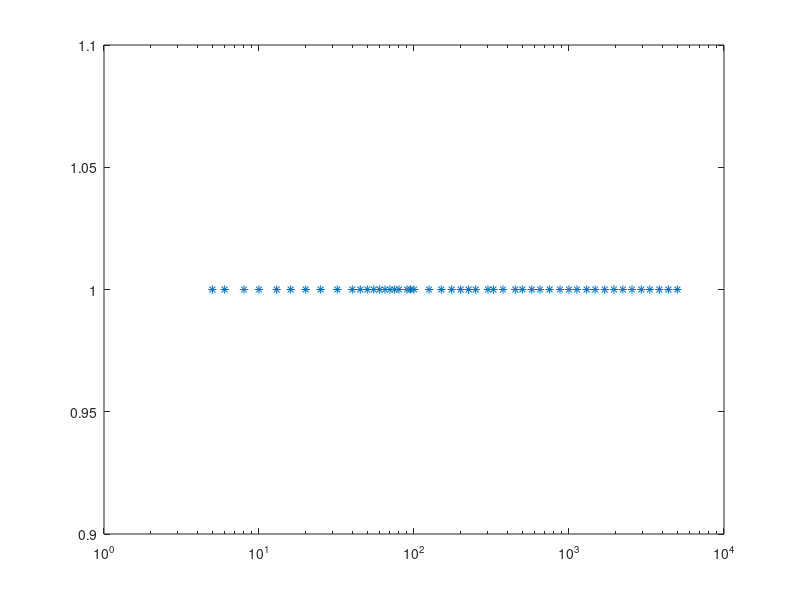

The MATLAB script that drew this image: (Note: this script raises an error after producing the figure.)
%% 在仿真中扫频测量某个端口的等效响应。
% plecs模型需存在同一路径，用4.7打开挂在后台。可以用变步长仿真。
% 在plecs模型中放一个signal outport,输出第一路为i(in),第二路为o(out)。
% 模型需要预设simulator parameters initialization中参数runT,injA,injF,
% runT设为模型运行时间，injA和injF设为小信号扰动源的幅值和频率。
% 需要电压电流扰动时，请活用受控源串并联，只支持同时设置一个小信号源。


%   注意每组输入输出之间的参考方向设置。这会影响到最后对Pha_T的计算。
% 2.在进行仿真时，可以预先设定好稳态初始值；
%   也可以等待进入稳态后再开始扫频。

%% 通用常量
path = pwd;     % 在当前路径定位plecs模型
model_name = 'A_target';    % 模型名
save_name = 'B_Swp_i2i';    % 扫频结果保存名。若缺省，则按当前时间保存
% 如果还需要调用别的路径下的自定义函数，请在这里 addpath

%% 仿真设置
% 计算需要扫到的频点范围。为了得到在log空间平均排布的整倍数，每段填入
% round(logspace(log10(最小频率),log10(最大频率),取点数量)/频率分辨率)*频率分辨率
% 比如：
F_FREQS = unique([...
    round( logspace(log10(5),   log10(40), 10)/1  )*1, ...
    round( logspace(log10(40),   log10(100), 15)/5  )*5, ...
    round( logspace(log10(100), log10(5e3), 30)/25  )*25]);
% 其中，unique表示不能重复；分频段按不同密度、不同频率分辨率取扫频点。优先取50Hz的整数倍，或整数分之一。

figure(1); semilogx(F_FREQS,ones(1,length(F_FREQS)),'*')   % 画个图验证扫频点排布，可以注释掉
F_FUND = 50;    % 基波频率
injA = 1;   % 注入小信号幅值
T_STEADY = 0.10;   % 认为从此开始，仿真模型处于稳态

k_t = F_FREQS/F_FUND;   % 计算扫频点相对基波的倍数
N_FREQS = length(k_t);   % 去掉重复的频点后，更新个数


%% 仿真
% 建线程，开模型
proxy = jsonrpc('http://localhost:1080', 'Timeout', 10);
proxy.plecs.load([path '/' model_name '.plecs']);
% proxy.plecs.scope([model_name '/Scope'], 'ClearTraces');

% 先扫一次获取稳态工作点矢量，以在小信号结果中减去它。
% 包括稳态参考模型在内，每个频点占用一次仿真（做不了一次性多频率注入）。
Comp_i = zeros(1,N_FREQS); Comp_o = zeros(1,N_FREQS);

% 测量稳态参考
K_PER = 1/F_FUND;   % 频点次数的分辨率
T_SCALE = round(1/K_PER)/F_FUND;  % 根据取频点的分辨率计算需要取的时间段长度

% 构造调用plecs时的仿真设置,struct里的参数取值会覆盖plecs模型内参数设置
simStruct = struct('ModelVars', struct('runT', T_STEADY+T_SCALE, 'injF', 50, 'injA', 0));
result = proxy.plecs.simulate(model_name, simStruct);   % 运行仿真

% 不管仿真是定步长、变步长，对采样线性插值就行
t = T_STEADY:0.1/F_FREQS(end):result.Time(end);     N_t = length(t);    % 取稳态时间段

x = interp1(result.Time,result.Values(1,:),t);  
y=fft(x)*2/N_t; y=y(1:floor(N_t/2)+1);
Comp_I = y(round(1+k_t/K_PER));     % 这个是换算完的FFT结果

x = interp1(result.Time,result.Values(2,:),t);
y=fft(x)*2/N_t; y=y(1:floor(N_t/2)+1);
Comp_O = y(round(1+k_t/K_PER));

% 再遍历每个频点扫频，测量小信号响应
simStruct = struct('ModelVars', struct('runT', T_STEADY+T_SCALE, 'injF', 50, 'injA', injA));
for ix = 1:length(F_FREQS)
    K_PER = gcd(F_FREQS(ix), F_FUND)/F_FUND;
    T_SCALE = round(1/K_PER)/F_FUND;  % 根据频点相对基波的分辨率，计算需要取的时间段长度。

    simStruct.ModelVars.injF = F_FREQS(ix);     % 对单次扫频再设置参数
    simStruct.ModelVars.runT = T_STEADY+T_SCALE;

    result = proxy.plecs.simulate(model_name, simStruct);   % 运行

    t = T_STEADY:0.1/F_FREQS(end):result.Time(end);     N_t = length(t);
    
    x = interp1(result.Time,result.Values(1,:),t);   
    y=fft(x)*2/N_t; y=y(1:floor(N_t/2)+1);
    Comp_i(ix) = y(round(1+k_t(ix)/K_PER)) - Comp_I(ix);

    x = interp1(result.Time,result.Values(2,:),t);
    y=fft(x)*2/N_t; y=y(1:floor(N_t/2)+1);
    Comp_o(ix) = y(round(1+k_t(ix)/K_PER)) - Comp_O(ix);
end

Comp_T = Comp_o./Comp_i;
mag_T = abs(Comp_T);
pha_T = mod(phase(Comp_T)*180/pi + 180, 360)-180;  % 保证相位结果在(-180,+180)之内


%% 取名保存扫频结果
if isempty(save_name)
    tempt = datetime;
    save_name=string("SweepResult_"+...
	    yyyymmdd(tempt)+'_'+...
	    hour(tempt)+'_'+minute(tempt)+'_'+...
	    round(second(tempt)));
end
sweep_result=[F_FREQS;mag_T;pha_T];     % 注意幅值是以绝对值的形式给的，不是dB
eval("save('"+save_name+".mat', 'sweep_result');")

%% 画图
% 做阻抗的时候，我用绝对值画图。如果你希望用dB来画，那么请把这句改成true。
Plot_in_dB = false;

%{
% 如果已有扫频结果，就执行这一段来读取，不用重复扫了
F_FREQS = sweep_result(1,:);
mag_T = sweep_result(2,:);
pha_T = mod(sweep_result(3,:)+180,360)-180;
%}

f_MIN_bode = F_FREQS(1);
f_MAX_bode = F_FREQS(end);
%{
% 如果你有传函，可以把它定义在这里，或者事先读取它。比如：
s=tf('s'); 
sys_s = 1/(s*s+50*s+250);
[f_to_bode, mag_to_bode, pha_to_bode] = myBodeCal(f_MIN_bode, f_MAX_bode, 100, sys_s);
%}
TF_plot = false;



FontSize = 8;
gcf_bode=figure(2); clf; set(gcf,'Units','centimeters','Position',[2,8,8,6])

gca_mag=subplot(2,1,1); hold on
gca_pha=subplot(2,1,2); hold on


if Plot_in_dB
    plot_mag_1 = semilogx(gca_mag,F_FREQS,20*log10(mag_T),'k*');
    plot_pha_1 = semilogx(gca_pha,F_FREQS,pha_T,'k*');
    
    if TF_plot
        plot_mag_2 = semilogx(gca_mag,f_to_bode,mag_to_bode,'-','color',[0.8,0,0]);
        plot_pha_2 = semilogx(gca_pha,f_to_bode,pha_to_bode,'-','color',[0.8,0,0]);
        legend([plot_pha_1,plot_pha_2],'swp','model','FontSize',FontSize);	% 只选定需要标注图例的图像
    else
        legend([plot_pha_1],'swp','FontSize',FontSize);	% 只选定需要标注图例的图像
    end
    
    myBodeFix(gca_mag,gca_pha,f_MIN_bode,f_MAX_bode,FontSize,'dB')
    set(gca_mag,'YLim',[min(mag_to_bode),max(mag_to_bode)])
    set(gca_pha,'YLim',[min(pha_to_bode),max(pha_to_bode)])
else
    plot_mag_1 = semilogx(gca_mag,F_FREQS,mag_T,'k*');
    plot_pha_1 = semilogx(gca_pha,F_FREQS,pha_T,'k*');
    
    if TF_plot
        plot_mag_2 = semilogx(gca_mag,f_to_bode,10.^(mag_to_bode/20),'-','color',[0.8,0,0]);
        plot_pha_2 = semilogx(gca_pha,f_to_bode,pha_to_bode,'-','color',[0.8,0,0]);
        legend([plot_pha_1,plot_pha_2],'swp','model','FontSize',FontSize);	% 只选定需要标注图例的图像
    else
        legend([plot_pha_1],'swp','FontSize',FontSize);	% 只选定需要标注图例的图像
    end
    
    myBodeFix(gca_mag,gca_pha,f_MIN_bode,f_MAX_bode,FontSize,'abs')
    set(gca_mag,'YLim',[min(mag_T),max(mag_T)])
    set(gca_pha,'YLim',[min(pha_to_bode),max(pha_to_bode)])
end


%% 结束
%{
% 备份：matlab调用plecs仿真的例程里，是把所有仿真的数据都存下来再做处理的
    simStructs = cell(size(F_FREQS));
    % Initialize simStruct as cell array with all values for L1
    for ix = 1:length(F_FREQS)
       simStructs{ix}.ModelVars.injF = F_FREQS(ix);
    end
    results = proxy.plecs.simulate(model_name, simStructs);
    t = results(5).Time;
    x = results(5).Values;
%}

%{
% 备注：对FFT功能的说明
% 取的时间段需要包括首尾，即 N_t=length(t) 需要为奇数；
% t表达的时间长度取倒数即为频谱的分辨率（若t=0.02，则计算得y的相邻数据间跨度为50Hz）
% t的分辨率*2的倒数为频谱的频率上限。
    t=0:0.0001:1;   N_t = length(t);
    x = 2*sin(2*pi*50*t) + 1*cos(2*pi*150*t);
    y=fft(x)*2/N_t;     % 计算频谱
    y=y(1:round(N_t/2)+1);     % 截取单边频谱
    plot(0:length(y)-1,abs(y))      % 我恨matlab的索引为什么不是从0开始
%}

